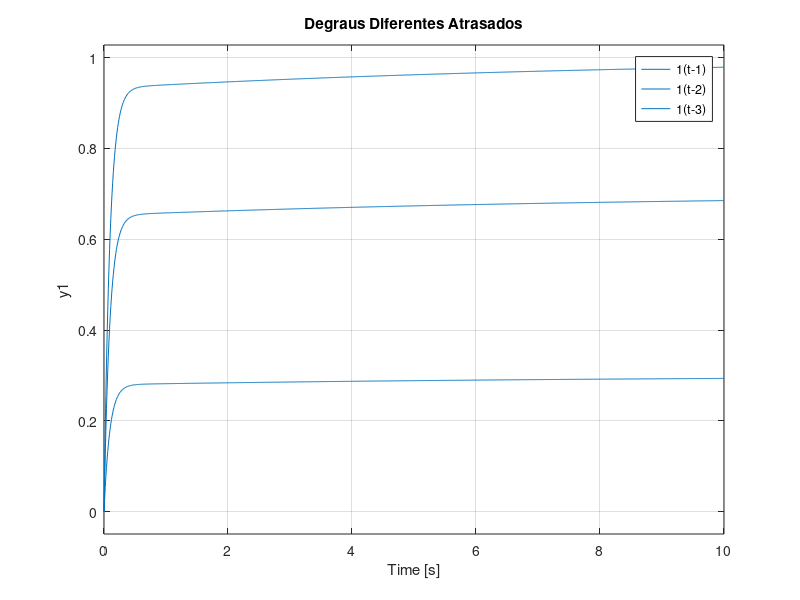

The MATLAB script that drew this image:
% parte 1, trab cdsd

close all
clc
clear
w = 1.109982
T = 8.1053
z = 4.8715

t = 0:0.01:10

s=tf('s');

gs = tf([w^2*T, w^2],[1, 2*z*w, w^2])

us=1

sys=gs*us

step(sys,t)

hold on 

us2=0.7

sys2=gs*us2

step(sys2,t)

hold on 

us3=0.3

sys3=gs*us3

step(sys3,t)

legend("1(t-1)","1(t-2)","1(t-3)")

title("Degraus Diferentes Atrasados")